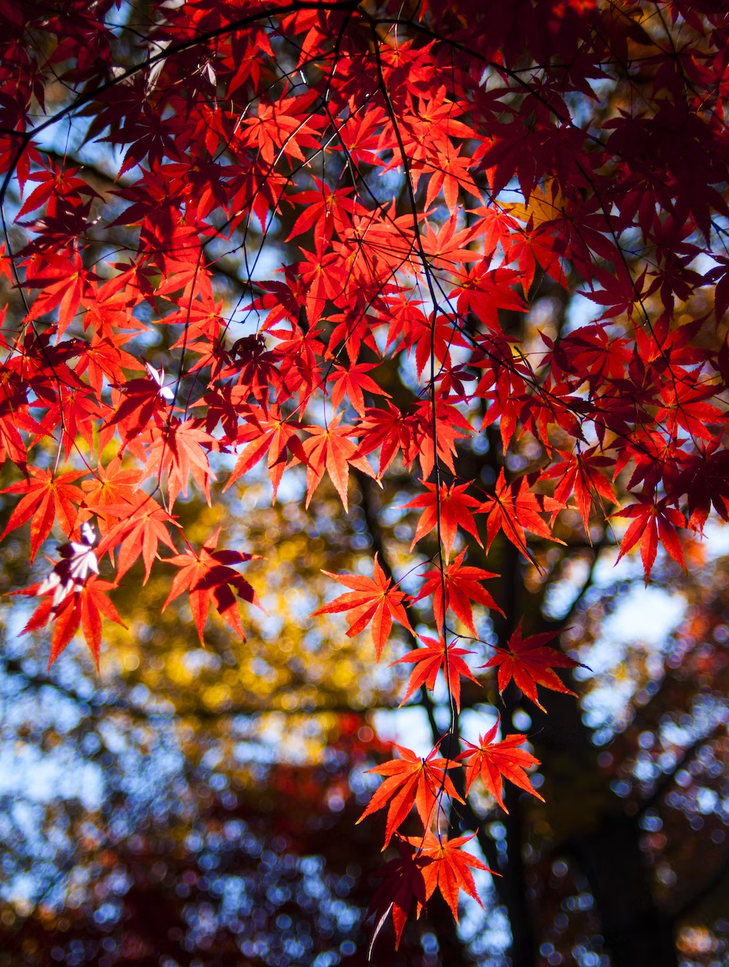
#> input picture tree.png, 729 x 967 px, shrunk from 994 x 1318 before the run
$ python ImageEditor.py
#> lines starting #> are read from the running program, lines starting #| are printed output that depends on the picture
from PIL import Image
from typing import List

# [34 lines left out: functions mirror, grey, invert, not called in this run]


def stripes(raw1: List[List[List[int]]], raw2: List[List[List[int]]])-> List[List[List[int]]]:
    height = max(len(raw1), len(raw2))

    width = max(len(raw1[0]) if raw1 and raw1[0] else 0,
                len(raw2[0]) if raw2 and raw2[0] else 0)

    new = [
        [
            raw1[i][j] if i < len(raw1) and j < len(raw1[i]) and i % 2 == 0
            else raw2[i][0] if i < len(raw2) and j < len(raw2[i])
            else [255, 255, 255]

            for j in range(width)
        ]
        for i in range(height)
    ]

    return new


# [20 lines left out: function compress, not called in this run]

def get_raw_image(name: str)-> List[List[List[int]]]:

    image = Image.open(name)
    num_rows = image.height
    num_columns = image.width
    pixels = image.getdata()
    new_data = []

    for i in range(num_rows):
        new_row = []
        for j in range(num_columns):
            new_pixel = list(pixels[i*num_columns + j])
            new_row.append(new_pixel)
        new_data.append(new_row)

    image.close()
    return new_data


def image_from_raw(raw: List[List[List[int]]], name: str)->None:
    image = Image.new("RGB", (len(raw[0]),len(raw)))
    pixels = []
    for row in raw:
        for pixel in row:
            pixels.append(tuple(pixel))
    image.putdata(pixels)
    image.save(name)


def main():
    image_name = "tree.png"

    raw_image_data = get_raw_image(image_name)
#> in get_raw_image, image is the input picture: PIL image 729x967 RGB; mean R, G, B 117.4, 58.7, 57.4
#> after the loop in get_raw_image, `for i in range(num_rows):`: new_data = 967 items
#> raw_image_data = 967 items
    raw_image_data_2 = get_raw_image(image_name)
#> raw_image_data_2 = 967 items


    # [4 lines of commented-out code are left out]
    stripes_image_data = stripes(raw_image_data, raw_image_data_2)
#> in stripes, `height = max(len(raw1), len(raw2))`: height = 967
#> in stripes, `width = max(len(raw1[0]) if raw1 and raw1[0] else 0, len(raw2[0]) if r..`: width = 729
#> in stripes, `new = [ [ raw1[i][j] if i < len(raw1) and j < len(raw1[i]) and i % 2 =..`: new = 967 items
#> stripes_image_data = 967 items
    # [5 lines of commented-out code are left out]
    image_from_raw(stripes_image_data, "stripes_tree.jpg")
#> in image_from_raw, `image = Image.new("RGB", (len(raw[0]),len(raw)))`: image: PIL image 729x967 RGB; every value is 0
#> after the loop in image_from_raw, `for row in raw:`: pixels = 704943 items
#> in image_from_raw, `image.putdata(pixels)`:
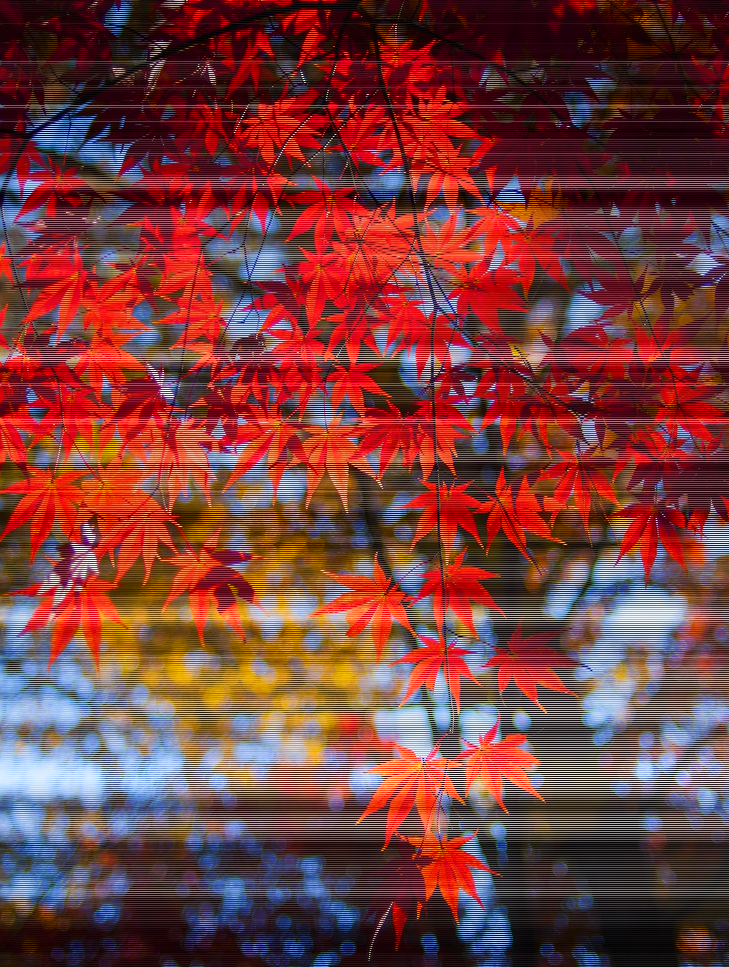
#> image: PIL image 729x967 RGB; mean R, G, B 113.8, 64.3, 67.2
    #image_from_raw(compressed_image_data, "compressed_tree.jpg")

if __name__ == "__main__":
    main()
